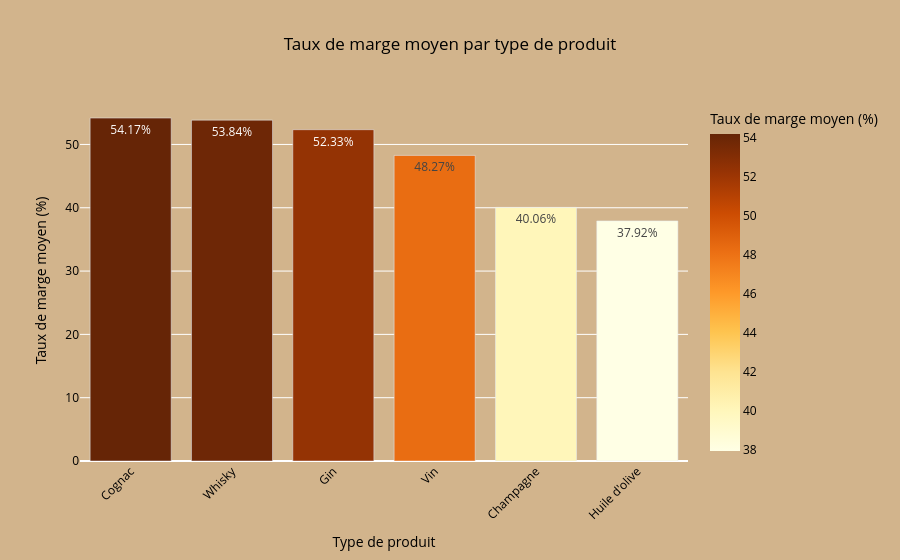

The code cell stored with this chart in its notebook:
### Code cell
#  Affichage du taux de marge moyen par type de produit
# avec Plotly Express sous forme de graphique en barres,
# trié par ordre décroissant avec les valeurs affichées dans les barres
import plotly.express as px
# Trier les données par taux de marge décroissant
df_taux_marge_par_type = df_taux_marge_par_type.sort_values(by='margin_rate',ascending=False)
# Création du graphique
fig = px.bar(
    df_taux_marge_par_type,
    x='product_type',
    y='margin_rate',
    text='margin_rate',
    title='Taux de marge moyen par type de produit',
    labels={'product_type': 'Type de produit','margin_rate': 'Taux de marge moyen (%)'},
    color='margin_rate',
    color_continuous_scale='YlOrBr')
# Personnalisation
fig.update_traces(
    texttemplate='%{text:.2f}%',
    textposition='inside')
fig.update_layout(
    xaxis_tickangle=-45,
    plot_bgcolor='#D2B48C',   # fond intérieur beige foncé
    paper_bgcolor='#D2B48C',  # fond extérieur beige foncé
    font=dict(size=12, color='black'),
    title=dict(
        text='Taux de marge moyen par type de produit', x=0.5, xanchor='center'))
# Affichage
fig.show()

### Figure 1 — Plotly figure (JSON) as saved in the notebook; plotly's stock layout.template omitted (floating-point values rounded to 4 significant figures)
{"data": [{"hovertemplate": "Type de produit=%{x}<br>Taux de marge moyen (%)=%{marker.color}<extra></extra>", "legendgroup": "", "marker": {"color": [54.17, 53.84, 52.33, 48.27, 40.06, 37.92], "coloraxis": "coloraxis", "pattern": {"shape": ""}}, "name": "", "orientation": "v", "showlegend": false, "text": [54.17, 53.84, 52.33, 48.27, 40.06, 37.92], "textposition": "inside", "texttemplate": "%{text:.2f}%", "type": "bar", "x": ["Cognac", "Whisky", "Gin", "Vin", "Champagne", "Huile d'olive"], "xaxis": "x", "y": [54.17, 53.84, 52.33, 48.27, 40.06, 37.92], "yaxis": "y"}], "layout": {"barmode": "relative", "coloraxis": {"colorbar": {"title": {"text": "Taux de marge moyen (%)"}}, "colorscale": [[0, "rgb(255,255,229)"], [0.125, "rgb(255,247,188)"], [0.25, "rgb(254,227,145)"], [0.375, "rgb(254,196,79)"], [0.5, "rgb(254,153,41)"], [0.625, "rgb(236,112,20)"], [0.75, "rgb(204,76,2)"], [0.875, "rgb(153,52,4)"], [1, "rgb(102,37,6)"]]}, "font": {"color": "black", "size": 12}, "legend": {"tracegroupgap": 0}, "paper_bgcolor": "#D2B48C", "plot_bgcolor": "#D2B48C", "title": {"text": "Taux de marge moyen par type de produit", "x": 0.5, "xanchor": "center"}, "xaxis": {"anchor": "y", "domain": [0, 1], "tickangle": -45, "title": {"text": "Type de produit"}}, "yaxis": {"anchor": "x", "domain": [0, 1], "title": {"text": "Taux de marge moyen (%)"}}}}
